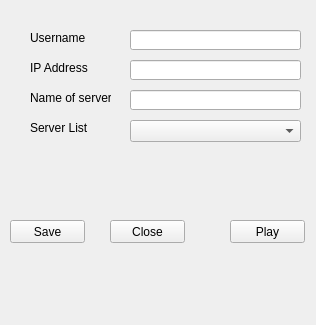
<?xml version="1.0" encoding="UTF-8"?>
<ui version="4.0">
 <class>Form</class>
 <widget class="QWidget" name="Form">
  <property name="geometry">
   <rect>
    <x>0</x>
    <y>0</y>
    <width>316</width>
    <height>325</height>
   </rect>
  </property>
  <property name="windowTitle">
   <string>Server Menu</string>
  </property>
  <widget class="QPushButton" name="pushButton">
   <property name="geometry">
    <rect>
     <x>10</x>
     <y>220</y>
     <width>75</width>
     <height>23</height>
    </rect>
   </property>
   <property name="text">
    <string>Save</string>
   </property>
  </widget>
  <widget class="QPushButton" name="pushButton_2">
   <property name="geometry">
    <rect>
     <x>230</x>
     <y>220</y>
     <width>75</width>
     <height>23</height>
    </rect>
   </property>
   <property name="text">
    <string>Play</string>
   </property>
  </widget>
  <widget class="QLabel" name="label_5">
   <property name="geometry">
    <rect>
     <x>30</x>
     <y>30</y>
     <width>81</width>
     <height>16</height>
    </rect>
   </property>
   <property name="text">
    <string>Username</string>
   </property>
  </widget>
  <widget class="QLineEdit" name="serverName">
   <property name="geometry">
    <rect>
     <x>130</x>
     <y>30</y>
     <width>171</width>
     <height>20</height>
    </rect>
   </property>
  </widget>
  <widget class="QLabel" name="label_6">
   <property name="geometry">
    <rect>
     <x>30</x>
     <y>60</y>
     <width>81</width>
     <height>16</height>
    </rect>
   </property>
   <property name="text">
    <string>IP Address</string>
   </property>
  </widget>
  <widget class="QLineEdit" name="serverIPAddress">
   <property name="geometry">
    <rect>
     <x>130</x>
     <y>60</y>
     <width>171</width>
     <height>20</height>
    </rect>
   </property>
  </widget>
  <widget class="QLabel" name="label_7">
   <property name="geometry">
    <rect>
     <x>30</x>
     <y>90</y>
     <width>81</width>
     <height>16</height>
    </rect>
   </property>
   <property name="text">
    <string>Name of server</string>
   </property>
  </widget>
  <widget class="QLineEdit" name="nameOfServer">
   <property name="geometry">
    <rect>
     <x>130</x>
     <y>90</y>
     <width>171</width>
     <height>20</height>
    </rect>
   </property>
  </widget>
  <widget class="QLabel" name="label_8">
   <property name="geometry">
    <rect>
     <x>30</x>
     <y>120</y>
     <width>81</width>
     <height>16</height>
    </rect>
   </property>
   <property name="text">
    <string>Server List</string>
   </property>
  </widget>
  <widget class="QComboBox" name="serverList">
   <property name="geometry">
    <rect>
     <x>130</x>
     <y>120</y>
     <width>171</width>
     <height>22</height>
    </rect>
   </property>
  </widget>
  <widget class="QPushButton" name="pushButton_3">
   <property name="geometry">
    <rect>
     <x>110</x>
     <y>220</y>
     <width>75</width>
     <height>23</height>
    </rect>
   </property>
   <property name="text">
    <string>Close</string>
   </property>
  </widget>
 </widget>
 <resources/>
 <connections/>
</ui>
